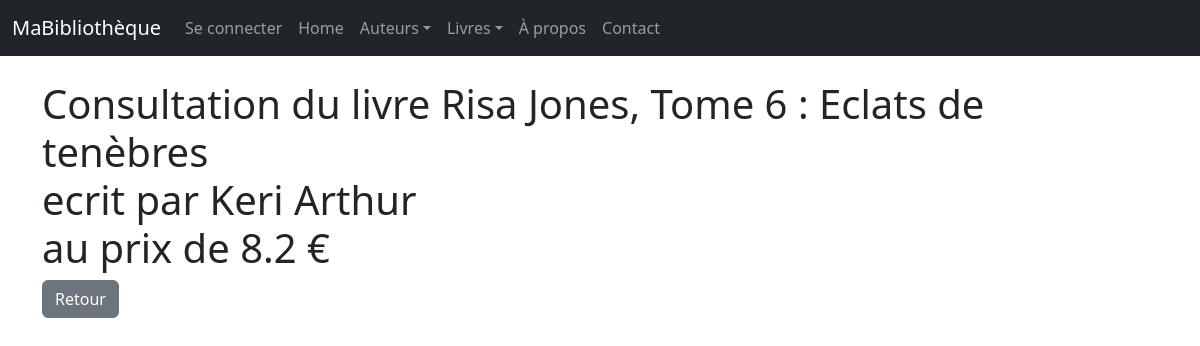
The page /livres/70/view/ on the database its author committed.
### monApp/models.py (models this page shows, shortened)
class Livre(db.Model):
    idL = db.Column( db.Integer, primary_key=True )
    Prix = db.Column( db.Float )
    Titre = db.Column( db.String(100) )
    Url = db.Column( db.String(255) )
    Img = db.Column( db.String(255) )
    auteur_id = db.Column (db.Integer , db.ForeignKey ("auteur.idA") )
    auteur = db.relationship ("Auteur", backref =db.backref ("livres", lazy="dynamic") )

class Auteur(db.Model):
    idA = db.Column( db.Integer, primary_key=True )
    Nom = db.Column( db.String(100) ,unique=True)

### monApp/views.py (the view)
@app.route('/livres/<idL>/view/')
def viewLivre(idL):
    unLivre = Livre.query.get(idL)
    unForm = FormLivre(idL=unLivre.idL , Titre=unLivre.Titre , Auteur=unLivre.auteur)
    return render_template("livre_view.html",selectedLivre=unLivre, viewForm=unForm)

### monApp/templates/livre_view.html (shortened to what this page needs)
{% extends "base.html" %}
{% block main %}
<h1> Consultation du livre {{ selectedLivre.Titre }} <br> ecrit par {{selectedLivre.auteur.Nom}} <br> au prix de {{selectedLivre.Prix}} €</h1>
<form role="form" method="POST" action="">
<a href="{{ url_for('getLivres') }}" class="btn btn-secondary">Retour</a>
</form >
{% endblock %}

### monApp/static/css/style.css (style rules this page uses)
h1 { color: red; }
body { font-family: sans-serif; }

### rows shown on the page
Livre: Titre "Risa Jones, Tome 6 : Eclats de tenèbres", Prix "8.2"
Auteur: auteur.Nom "Keri Arthur"
